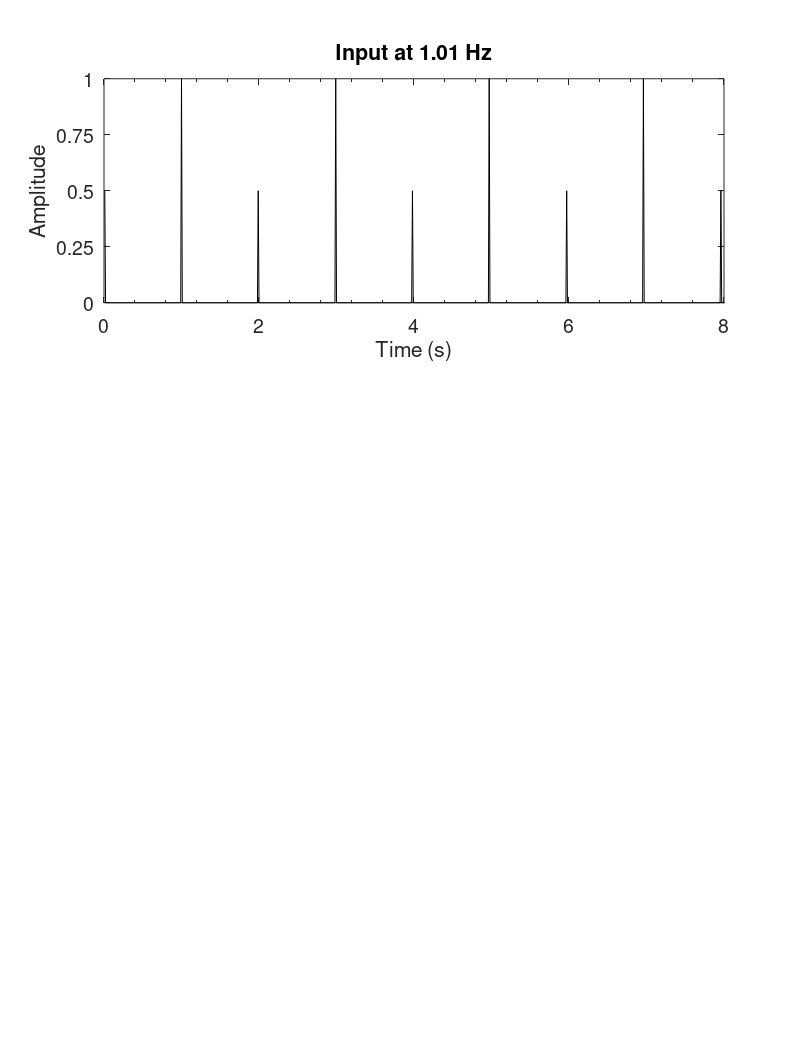

The MATLAB script that drew this image: (Note: this script raises an error after producing the figure.)
plot_dir = '/afs/cmb.ucdavis.edu/share/petrlab/rhythm_profiler/plots/btb';


Fs = 100;
SAVE_PLOT = 0;

lengthSecs = 8;
timeVector = 1/Fs:1/Fs:lengthSecs+1/Fs;
params.resonatorBank.Fs = Fs;

impFreq = 1.00625;
impPeriod = 1./impFreq;
impPeriod2 = 0.25;
anti_phase_dur = impPeriod/2;

plotResonFreq = 2.5;;


%regular impulses
imp_times = [0:impPeriod:8];



%anti-phase impulse
imp_times2 = [imp_times imp_times(end)+anti_phase_dur];

%anti-phase set of impulses
imp_times3 = [imp_times imp_times(end) + [anti_phase_dur:impPeriod:4-impPeriod]];

%new freq after 4s
imp_times4 = [imp_times imp_times(end) + [impPeriod2:impPeriod2:4-impPeriod2]];


sig{1} = zeros(1,lengthSecs*Fs+1);
sig{2} = zeros(1,lengthSecs*Fs+1);
sig{3} = zeros(1,lengthSecs*Fs+1);
sig{4} = zeros(1,lengthSecs*Fs+1);

sig{1}(floor(imp_times*Fs+1)) = 1;
sig{1}(floor(imp_times(1:2:end)*Fs+1)) = .5;
sig{2}(floor(imp_times2*Fs+1)) = 1;
sig{3}(floor(imp_times3*Fs+1)) = 1;
sig{4}(floor(imp_times4*Fs+1)) = 1;


isig = 1;


figure('PaperPosition',[.25 .25 8 10.5]);
set(gcf,'position',[200 200 560 800]);

%PLOT INPUT
subplot(3,1,1);
plot(timeVector,sig{isig},'k');
title(sprintf('Input at %.2f Hz',1./impPeriod));
xlabel('Time (s)','FontSize',14);
ylabel('Amplitude','FontSize',14);
set(gca,'xminortick','on','FontSize',14);
set(gca,'xlim',[0 lengthSecs]);
ylims = get(gca,'ylim');
set(gca,'ytick',[ylims(1):(ylims(2)-ylims(1))/4:ylims(2)]);
axpos = get(gca,'position');


%PLOT COMB
params = rp_paramGroups('param_group','comb',...
			'input_type','aud','gain_type','constant',...
			'perform_mulawCompression',0,...
			'filt_type','filter');
params.resonatorBank.freqLimits = [plotResonFreq plotResonFreq];
params.resonatorBank.numFilters = 1;
inputSignal = sig{isig};
  
rbankMethod = resonatorBanks(params.resonatorBank.method);
[outputSignal,resonFreqs,BList,AList,QList] = rbankMethod(inputSignal,params.resonatorBank);

rp = init_rp_struct('resonatorOut',outputSignal,'resonatorFreqs',resonFreqs);
rpCols = set_var_col_const(rp.vars);
rp.data{rpCols.Fs} = params.Fs;
%rp.data{rpCols.resonatorEnergy} = resonatorEnergy(rp,params.resonatorBank);

resonFreqs = rp.data{rpCols.resonatorFreqs};

resonidx = find(abs(resonFreqs - plotResonFreq) == min(abs(resonFreqs - plotResonFreq)));

pl_output = squeeze(outputSignal);
subplot(3,1,2);
plot(timeVector,pl_output,'k');
title(sprintf('Comb filter %.3f Hz',resonFreqs(resonidx)));
set(gca,'xminortick','on','FontSize',14);
set(gca,'xlim',[0 lengthSecs]);
ylims = get(gca,'ylim');
set(gca,'ytick',[ylims(1):(ylims(2)-ylims(1))/4:ylims(2)]);
axpos = get(gca,'position');



%PLOT RESON
params = rp_paramGroups('param_group','reson_linearSpacing_constantBandwidth',...
	       'input_type','aud','gain_type','constant',...
	       'perform_mulawCompression',0,...
			'filt_type','filter');
params.resonatorBank.freqLimits = [plotResonFreq plotResonFreq];
inputSignal = sig{isig};
  
rbankMethod = resonatorBanks(params.resonatorBank.method);
[outputSignal,resonFreqs,BList,AList,QList] = rbankMethod(inputSignal,params.resonatorBank);

rp = init_rp_struct('resonatorOut',outputSignal,'resonatorFreqs',resonFreqs);
rpCols = set_var_col_const(rp.vars);
rp.data{rpCols.Fs} = params.Fs;
%rp.data{rpCols.resonatorEnergy} = resonatorEnergy(rp,params.resonatorBank);

resonFreqs = rp.data{rpCols.resonatorFreqs};
resonidx = find(abs(resonFreqs - plotResonFreq) == min(abs(resonFreqs - plotResonFreq)),1,'first');

pl_output = squeeze(outputSignal);
subplot(3,1,3);
plot(timeVector,pl_output,'k');
title(sprintf('Reson filter %.3f Hz',resonFreqs(resonidx)));
ylims = get(gca,'ylim');
set(gca,'ytick',[ylims(1):(ylims(2)-ylims(1))/4:ylims(2)]);
set(gca,'xlim',[0 lengthSecs]);
set(gca,'xminortick','on','FontSize',14);
axpos = get(gca,'position');

if(SAVE_PLOT)
  print(fullfile(plot_dir,['reson_vs_comb_input_' num2str(isig) '.ps']),'-dpsc');
  close(gcf);
end
